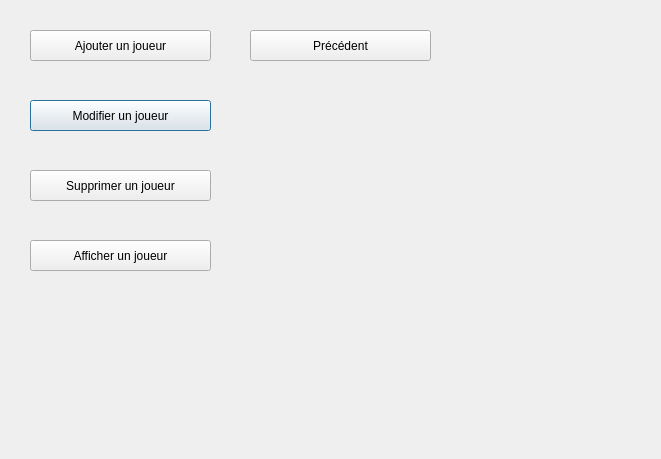
<?xml version="1.0" encoding="UTF-8"?>
<ui version="4.0">
 <class>gestion_joueur</class>
 <widget class="QDialog" name="gestion_joueur">
  <property name="geometry">
   <rect>
    <x>0</x>
    <y>0</y>
    <width>661</width>
    <height>459</height>
   </rect>
  </property>
  <property name="windowTitle">
   <string>Dialog</string>
  </property>
  <widget class="QPushButton" name="Modifier_joueur">
   <property name="geometry">
    <rect>
     <x>30</x>
     <y>100</y>
     <width>181</width>
     <height>31</height>
    </rect>
   </property>
   <property name="text">
    <string>Modifier un joueur</string>
   </property>
  </widget>
  <widget class="QLabel" name="label">
   <property name="enabled">
    <bool>true</bool>
   </property>
   <property name="geometry">
    <rect>
     <x>0</x>
     <y>0</y>
     <width>661</width>
     <height>461</height>
    </rect>
   </property>
   <property name="focusPolicy">
    <enum>Qt::StrongFocus</enum>
   </property>
   <property name="text">
    <string/>
   </property>
  </widget>
  <widget class="QPushButton" name="Supprimer_joueur">
   <property name="geometry">
    <rect>
     <x>30</x>
     <y>170</y>
     <width>181</width>
     <height>31</height>
    </rect>
   </property>
   <property name="text">
    <string>Supprimer un joueur</string>
   </property>
  </widget>
  <widget class="QPushButton" name="Afficher_joueur">
   <property name="geometry">
    <rect>
     <x>30</x>
     <y>240</y>
     <width>181</width>
     <height>31</height>
    </rect>
   </property>
   <property name="text">
    <string>Afficher un joueur</string>
   </property>
  </widget>
  <widget class="QPushButton" name="Ajouter_joueur">
   <property name="geometry">
    <rect>
     <x>30</x>
     <y>30</y>
     <width>181</width>
     <height>31</height>
    </rect>
   </property>
   <property name="focusPolicy">
    <enum>Qt::StrongFocus</enum>
   </property>
   <property name="contextMenuPolicy">
    <enum>Qt::DefaultContextMenu</enum>
   </property>
   <property name="text">
    <string>Ajouter un joueur</string>
   </property>
  </widget>
  <widget class="QPushButton" name="Afficher_joueur_2">
   <property name="geometry">
    <rect>
     <x>250</x>
     <y>30</y>
     <width>181</width>
     <height>31</height>
    </rect>
   </property>
   <property name="text">
    <string>Précédent</string>
   </property>
  </widget>
  <zorder>label</zorder>
  <zorder>Modifier_joueur</zorder>
  <zorder>Supprimer_joueur</zorder>
  <zorder>Afficher_joueur</zorder>
  <zorder>Ajouter_joueur</zorder>
  <zorder>Afficher_joueur_2</zorder>
 </widget>
 <resources/>
 <connections/>
</ui>
